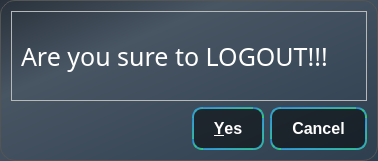
<?xml version="1.0" encoding="UTF-8"?>
<ui version="4.0">
 <class>LOGOUT</class>
 <widget class="QDialog" name="LOGOUT">
  <property name="geometry">
   <rect>
    <x>0</x>
    <y>0</y>
    <width>378</width>
    <height>161</height>
   </rect>
  </property>
  <property name="windowTitle">
   <string>LOGOUT</string>
  </property>
  <property name="windowIcon">
   <iconset resource="icon.qrc">
    <normaloff>:/icons/mainicon.png</normaloff>:/icons/mainicon.png</iconset>
  </property>
  <property name="styleSheet">
   <string notr="true">#LOGOUT {
    border-radius: 15px;
    background-color: qlineargradient(x1: 0, y1: 0, x2: 1, y2: 1, stop: 0 #29323c, stop: 0.3 #485563, stop: 1 #2e3f50);
    color: #FFFFFF;
    border: 1px solid #555555;
    padding: 20px;
}
QPushButton {
border: 2px solid transparent; 
border-radius: 10px;
background-color: rgba(0, 0, 0, 0.5);
padding: 10px 20px;
font-size: 16px;
font-weight: bold;
color: white;
border-color: qlineargradient(x1: 0, y1: 0, x2: 1, y2: 1, stop: 0 #2980b9, stop: 0.3 #3498db, stop: 1 #2ecc71);
}
QPushButton:hover {
background-color:qlineargradient(x1: 0, y1: 0, x2: 1, y2: 1, stop: 0 #2980b9, stop: 0.3 #3498db, stop: 1 #2ecc71);
color: black;
border: 2px solid transparent; 
border-color: black; 
}

QLabel {color: white;}</string>
  </property>
  <layout class="QVBoxLayout" name="verticalLayout">
   <item>
    <widget class="QFrame" name="frame">
     <property name="frameShape">
      <enum>QFrame::StyledPanel</enum>
     </property>
     <property name="frameShadow">
      <enum>QFrame::Raised</enum>
     </property>
     <layout class="QHBoxLayout" name="horizontalLayout">
      <item>
       <widget class="QLabel" name="label">
        <property name="font">
         <font>
          <family>Dungeon</family>
          <pointsize>19</pointsize>
         </font>
        </property>
        <property name="text">
         <string>Are you sure to LOGOUT!!!</string>
        </property>
       </widget>
      </item>
     </layout>
    </widget>
   </item>
   <item>
    <widget class="QDialogButtonBox" name="buttonBox">
     <property name="orientation">
      <enum>Qt::Horizontal</enum>
     </property>
     <property name="standardButtons">
      <set>QDialogButtonBox::Cancel|QDialogButtonBox::Yes</set>
     </property>
    </widget>
   </item>
  </layout>
 </widget>
 <resources>
  <include location="icon.qrc"/>
 </resources>
 <connections>
  <connection>
   <sender>buttonBox</sender>
   <signal>accepted()</signal>
   <receiver>LOGOUT</receiver>
   <slot>accept()</slot>
   <hints>
    <hint type="sourcelabel">
     <x>248</x>
     <y>254</y>
    </hint>
    <hint type="destinationlabel">
     <x>157</x>
     <y>274</y>
    </hint>
   </hints>
  </connection>
  <connection>
   <sender>buttonBox</sender>
   <signal>rejected()</signal>
   <receiver>LOGOUT</receiver>
   <slot>reject()</slot>
   <hints>
    <hint type="sourcelabel">
     <x>316</x>
     <y>260</y>
    </hint>
    <hint type="destinationlabel">
     <x>286</x>
     <y>274</y>
    </hint>
   </hints>
  </connection>
 </connections>
</ui>
